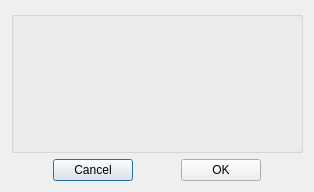
<?xml version="1.0" encoding="UTF-8"?>
<ui version="4.0">
 <class>AlertDialog</class>
 <widget class="QDialog" name="AlertDialog">
  <property name="geometry">
   <rect>
    <x>0</x>
    <y>0</y>
    <width>314</width>
    <height>192</height>
   </rect>
  </property>
  <property name="sizePolicy">
   <sizepolicy hsizetype="Minimum" vsizetype="Minimum">
    <horstretch>0</horstretch>
    <verstretch>0</verstretch>
   </sizepolicy>
  </property>
  <property name="windowTitle">
   <string>Dialog</string>
  </property>
  <layout class="QVBoxLayout" name="verticalLayout">
   <item>
    <widget class="QGroupBox" name="groupBox">
     <property name="title">
      <string/>
     </property>
     <property name="flat">
      <bool>false</bool>
     </property>
     <layout class="QVBoxLayout" name="verticalLayout_2">
      <item>
       <layout class="QHBoxLayout" name="horizontalLayout_2">
        <item>
         <widget class="QLabel" name="g_icon">
          <property name="sizePolicy">
           <sizepolicy hsizetype="Fixed" vsizetype="Fixed">
            <horstretch>0</horstretch>
            <verstretch>0</verstretch>
           </sizepolicy>
          </property>
          <property name="minimumSize">
           <size>
            <width>32</width>
            <height>32</height>
           </size>
          </property>
          <property name="maximumSize">
           <size>
            <width>32</width>
            <height>32</height>
           </size>
          </property>
          <property name="text">
           <string/>
          </property>
         </widget>
        </item>
        <item>
         <spacer name="horizontalSpacer_3">
          <property name="orientation">
           <enum>Qt::Horizontal</enum>
          </property>
          <property name="sizeHint" stdset="0">
           <size>
            <width>40</width>
            <height>20</height>
           </size>
          </property>
         </spacer>
        </item>
       </layout>
      </item>
      <item>
       <widget class="QLabel" name="g_text">
        <property name="text">
         <string/>
        </property>
        <property name="alignment">
         <set>Qt::AlignCenter</set>
        </property>
        <property name="wordWrap">
         <bool>true</bool>
        </property>
       </widget>
      </item>
     </layout>
    </widget>
   </item>
   <item>
    <layout class="QHBoxLayout" name="horizontalLayout">
     <item>
      <spacer name="g_spacer">
       <property name="orientation">
        <enum>Qt::Horizontal</enum>
       </property>
       <property name="sizeHint" stdset="0">
        <size>
         <width>40</width>
         <height>20</height>
        </size>
       </property>
      </spacer>
     </item>
     <item>
      <widget class="QPushButton" name="g_cancel">
       <property name="text">
        <string>Cancel</string>
       </property>
      </widget>
     </item>
     <item>
      <spacer name="horizontalSpacerCenter">
       <property name="orientation">
        <enum>Qt::Horizontal</enum>
       </property>
       <property name="sizeHint" stdset="0">
        <size>
         <width>40</width>
         <height>20</height>
        </size>
       </property>
      </spacer>
     </item>
     <item>
      <widget class="QPushButton" name="g_ok">
       <property name="text">
        <string>OK</string>
       </property>
      </widget>
     </item>
     <item>
      <spacer name="horizontalSpacerRight">
       <property name="orientation">
        <enum>Qt::Horizontal</enum>
       </property>
       <property name="sizeHint" stdset="0">
        <size>
         <width>40</width>
         <height>20</height>
        </size>
       </property>
      </spacer>
     </item>
    </layout>
   </item>
  </layout>
 </widget>
 <resources/>
 <connections/>
</ui>
